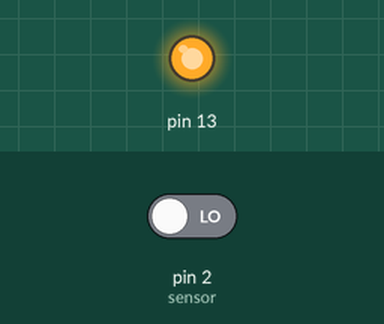
A sketch run on a simulated Arduino Uno, built with avr-gcc and run on an emulated ATmega328P. On the bench: output pins drawn as LEDs (lit = HIGH). The inputs (shaded band) are chosen by the test bench; at power-on: pin 2 (sensor) LOW. Sleep ends after the set time or at an interrupt; what the sketch prints to the serial monitor is not drawn.

Above: at 0.1 s.
At 1.1 s:
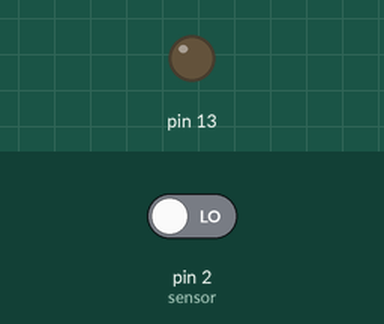
Timing chart, 0 to 2.6 s (numbered marks = the images above):
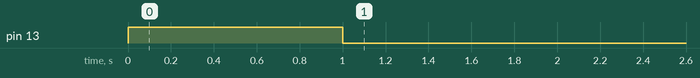

The sketch:

Infravermelho_sleep.ino
```cpp
// quando o sensor detecta objeto, envia 0. nao detecta, envia 1.

#include <avr/sleep.h>

#define sensor 2


void setup() {
  Serial.begin(9600);
  pinMode (sensor, INPUT);
  pinMode(13, OUTPUT);

  attachInterrupt(digitalPinToInterrupt(sensor), infra, CHANGE); //Interrupção
}

void loop() {
  int estado = digitalRead(sensor); //Lê um valor e guarda
  Serial.println(estado); //Printa o valor lido
  digitalWrite(13, HIGH); //Liga o LED
  delay(1000);
  sleep(); //Chama função sleep
}

void infra(){
  sleep_disable(); //Desabilita o modo sleep
  detachInterrupt(0); //Desabilita o pino de interrupção
}
 void sleep(){
  set_sleep_mode(SLEEP_MODE_PWR_DOWN); //Habilita o modo sleep
  sleep_enable();
  digitalWrite(13, LOW); //Desliga o LED
  attachInterrupt(digitalPinToInterrupt(sensor), infra, CHANGE); //Interrupção
  sleep_cpu();
}
```

Measured:
- by itself, pin 13: LOW → HIGH at 0.00 s, → LOW 1.0 s later
